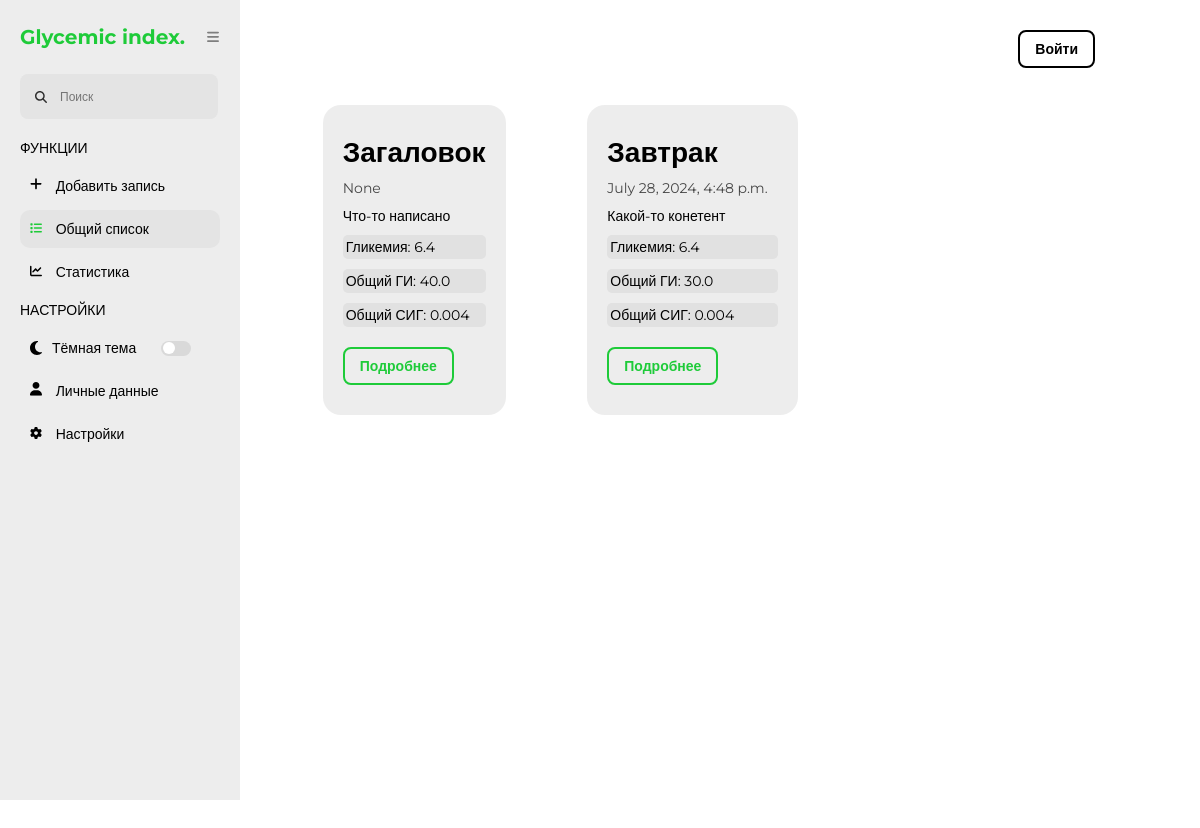
/gi-webapp/main/, run on an earlier commit of the app's database.
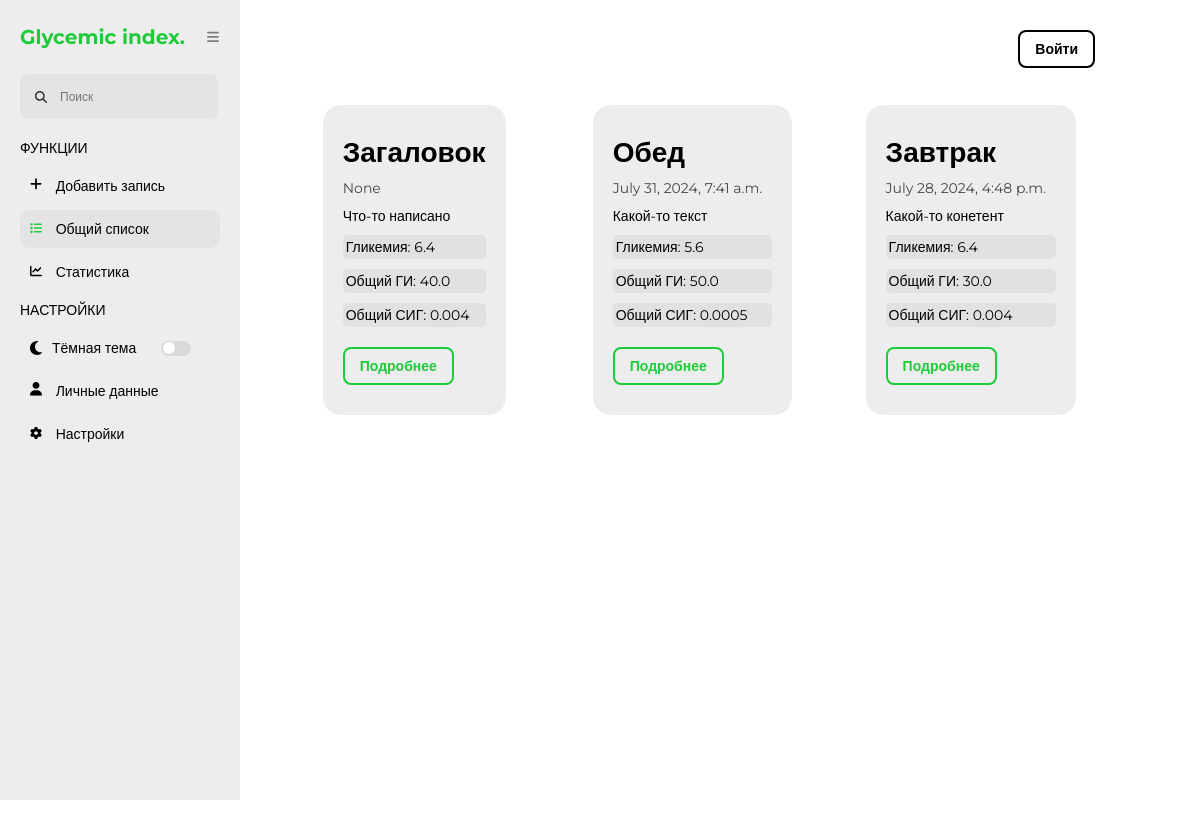
And on a later commit of the database.
### glycemic_index_app/models.py (models this page shows)
class Note(models.Model):
    title = models.CharField(max_length=300)
    content = models.TextField(blank=True)
    created_at = models.DateTimeField(auto_now_add=True)
    glycemia = models.FloatField()
    bread_units = models.FloatField(blank=True)
    glycemic_index = models.CharField(max_length=500)
    general_gi = models.FloatField()
    general_rcg = models.FloatField()
    graph = models.TextField()
    user = models.ForeignKey(CustomUser, on_delete=models.CASCADE)
    class Meta:
        verbose_name = 'Note'
        verbose_name_plural = 'Notes'
        ordering = ['-created_at']

### glycemic_index_app/views.py (the view)
# urls.py: path('main/', index, name='main'),
def index(request):
    notes = Note.objects.all()
    context = {'notes': notes, 'title': 'Список записей', 'name': 'main'}
    return render(request, 'glycemic_index_app/components/main.html', context=context)

### glycemic_index_app/templatetags/sidebar_active.py (called while the page is built)
@register.simple_tag
def is_active(name, current_name):
    return 'active' if name == current_name else ''

### glycemic_index_app/templates/glycemic_index_app/components/main.html (shortened to what this page needs)
{% extends '../base.html' %}
{% load static %}
{% block link %}
    <link rel="stylesheet" href="{% static 'glycemic_index_app/css/main.css' %}">
{% endblock %}
{% block main %}
    <div class="main-list">
        {% for item in notes %}
            <div class="card">
                <h1>{{ item.title }}</h1>
                <div class="card-date-list">
                    <span class="card-date">{{ item.created_at }}</span>
                </div>
                <p>{{ item.content|slice:":100" }}{% if item.content|length > 100 %}...{% endif %}</p>
                <div class="card-info-list">
                    <div class="card-info-list__item">Гликемия: {{ item.glycemia }}</div>
                    <div class="card-info-list__item">Общий ГИ: {{ item.general_gi }}</div>
                    <div class="card-info-list__item">Общий СИГ: {{ item.general_rcg }}</div>
                </div>
                <a href="{% url 'glycemic_index_app:note_detail' item.pk %}">Подробнее</a>
            </div>
        {% endfor %}
    </div>
{% endblock %}

### glycemic_index_app/templates/glycemic_index_app/base.html (shortened to what this page needs)
{% load static %}
{% load sidebar_active %}
<!DOCTYPE html>
<html lang="en">
<head>
    <link rel="stylesheet" href="{% static 'glycemic_index_app/css/default.css' %}">
    {% block link %}
    {% endblock %}
</head>
<body>
    <header class="header">
        <div class="header-countainer">
            <div class="header-inner">
                {% if user.is_authenticated %}
                    <span class="header-name">{{ user.username }}</span>
                    <a href="{% url 'glycemic_index_app:logout' %}" class="account_button">Выйти</a>
                {% else %}
                    <a href="{% url 'glycemic_index_app:login' %}" class="account_button">Войти</a>
                {% endif %}
            </div>
        </div>
    </header>
    <section class="sidebar" id="sidebar">
        <div class="logo-wrapper">
            <a href="{% url 'glycemic_index_app:main' %}" class="logo">Glycemic index.</a>
            <button class="menu-button">
            </button>
        </div>
        <form action="#" class="search-bar-wrapper">
            <div style="position: relative;">
                <input type="text" class="search-bar" placeholder="Поиск">
            </div>
        </form>
        <div class="funcs">
            <span class="side-title">Функции</span>
            <ul>
                <li class="side-item {% is_active 'add' name %}">
                    <a href="{% url 'glycemic_index_app:add' %}" class="side-item-text">
                        <span>Добавить запись</span>
                    </a>
                </li>
                <li class="side-item {% is_active 'main' name %}">
                    <a href="{% url 'glycemic_index_app:main' %}" class="side-item-text">
                        <span>Общий список</span>
                    </a>
                </li>
                <li class="side-item {% is_active 'stat' name %}">
                    <a href="{% url 'glycemic_index_app:stat' %}" class="side-item-text">
                        <span>Статистика</span>
                    </a>
                </li>
            </ul>
        </div>
        <div class="sets">
            <span class="side-title">Настройки</span>
            <ul>
                <li class="side-item theme">
                    <span>Тёмная тема</span>
                    <label for="theme" class="theme-button"></label>
                </li>
                <li class="side-item {% is_active 'personal_data' name %}">
                    <a href="{% url 'glycemic_index_app:personal_data' %}" class="side-item-text">
                        <span>Личные данные</span>
                    </a>
                </li>
                <li class="side-item {% is_active 'settings' name %}">
                    <a href="{% url 'glycemic_index_app:setts' %}" class="side-item-text">
                        <span>Настройки</span>
                    </a>
                </li>
            </ul>
        </div>
    </section>
    <main class="main">
        {% block main %}
        {% endblock %}
    </main>
</body>
</html>

### glycemic_index_app/static/glycemic_index_app/css/default.css (style rules this page uses)
html { box-sizing: border-box; }
* { margin: 0; padding: 0; box-sizing: border-box; font-family: "Montserrat", sans-serif; }
:root { --color-primary: #1ECB39; --color-body: #ffff; --color-input: #E4E4E4; --color-text: #000000; --color-button: #000000; --color-toggle: #FFFFFF; --color-menu: #7E7E7E; --color-bg-100: #EDEDED; --color-bg-200: #D9D9D9; --color-bg-300: #E1E1E1; --color-bg-400: #BCBCBC; --color-bg-500: #222222; --sidebar-width: 240px; }
li { list-style-type: none; }
ul { margin-left: 0; padding-left: 0; }
body { color: var(--color-text); height: 100vh; display: grid; grid-template-columns: var(--sidebar-width) 1fr; grid-template-rows: 85px 1fr; grid-template-areas: 'side header' 'side main'; font-size: 14px; background-color: var(--color-body); }
a { text-decoration: none; color: var(--color-text); }
button { color: var(--color-text); font-weight: bold; border: 2px solid var(--color-button); border-radius: 8px; background: transparent; padding: 8px 15px; cursor: pointer; transition: all linear .1s; }
.header { grid-column: 2 / 3; grid-row: 1 / 2; grid-area: header; }
.account_button { display: block; color: var(--color-text); font-weight: bold; border: 2px solid var(--color-button); border-radius: 8px; background: transparent; padding: 8px 15px; cursor: pointer; transition: all linear .1s; }
.header-countainer { padding: 0 105px; }
.header-inner { padding: 30px 0; display: flex; justify-content: end; align-items: center; }
input, textarea { color: var(--color-text); border: 0; border-radius: 8px; font-size: 12px; background-color: var(--color-input); outline: none; padding: 15px 10px; }
.sidebar { width: 240px; background-color: var(--color-bg-100); position: fixed; height: 100vh; grid-column: 1 / 2; grid-row: 1 / 3; grid-area: side; z-index: 1000; padding: 25px 20px; transition: all .2s linear; }
.search-bar { background-color: var(--color-input); padding-left: 40px; margin-top: 25px; }
.search-logo { position: absolute; top: 50%; left: 15px; transform: translateY(50%); display: flex; align-items: center; justify-content: space-between; }
.menu-button { border: transparent; background-color: transparent; padding: 0; margin-left: 18px; }
.logo { font-size: 20px; color: var(--color-primary); font-weight: bold; }
.funcs { margin-top: 20px; }
.side-title { display: block; color: var(--color-text); text-transform: uppercase; margin: 10px 0; }
.side-item { color: var(--color-text); margin: 5px 0; display: flex; border-radius: 10px; transition: all .2s linear; }
.side-item.theme { padding: 10px 10px 10px 10px; }
.side-item-text { width: 100%; padding: 10px 10px 10px 10px; }
.side-item.active { background-color: var(--color-input); }
.side-item.active .side-icons, .side-item:hover .side-icons { fill: var(--color-primary) }
.side-item-text { transition: all linear 0.1s; }
.side-icons { fill: var(--color-text); margin-right: 10px; transition: all linear 0.1s; }
.side-item.theme { color: var(--color-text); display: flex; align-items: center; }
.theme-button { background-color: var(--color-bg-200); width: 30px; height: 15px; border-radius: 30px; cursor: pointer; position: relative; margin-left: 25px; transition: all linear .1s; }
.theme-button::before { position: absolute; content: ''; background-color: var(--color-toggle); width: 12px; height: 12px; border-radius: 15px; margin-left: 2px; margin-top: 1.5px; transition: all linear .1s; }
.main { grid-area: main; padding-bottom: 80px; }

### glycemic_index_app/static/glycemic_index_app/css/main.css (style rules this page uses)
.main-list { padding: 20px 105px 0px 50px; display: grid; grid-template-columns: 1fr 1fr 1fr 1fr 1fr; grid-template-rows: 1fr 1fr 1fr 1fr 1fr; column-gap: 30px; row-gap: 40px; }
.card { margin: 0 auto; max-width: 250px; background-color: var(--color-bg-100); border-radius: 18px; padding: 30px 20px; }
.card-date-list { margin-top: 10px; display: flex; opacity: .7; }
.card > p { margin-top: 10px; }
.card-date { padding-right: 10px; }
.card-info-list__item { background-color: var(--color-bg-300); padding: 3px; border-radius: 5px; margin: 10px 0; }
.card a { display:inline-block; margin-top: 10px; color: var(--color-primary); border: 2px solid var(--color-primary); font-weight: bold; border-radius: 8px; background: transparent; padding: 8px 15px; cursor: pointer; transition: all linear .1s; }
@media (max-width:2560px) { .main-list { grid-template-columns: 1fr 1fr 1fr 1fr 1fr 1fr; grid-template-rows: 1fr 1fr 1fr 1fr 1fr 1fr; } }
@media (max-width:1440px) { .main-list { grid-template-columns: 1fr 1fr 1fr; grid-template-rows: 1fr 1fr 1fr; } }

What changed in the data, as far as the page shows it:
added Note: title "Обед", created_at "July 31, 2024, 7:41 a.m.", content "Какой-то текст", glycemia "5.6", general_gi "50.0", general_rcg "0.0005"
